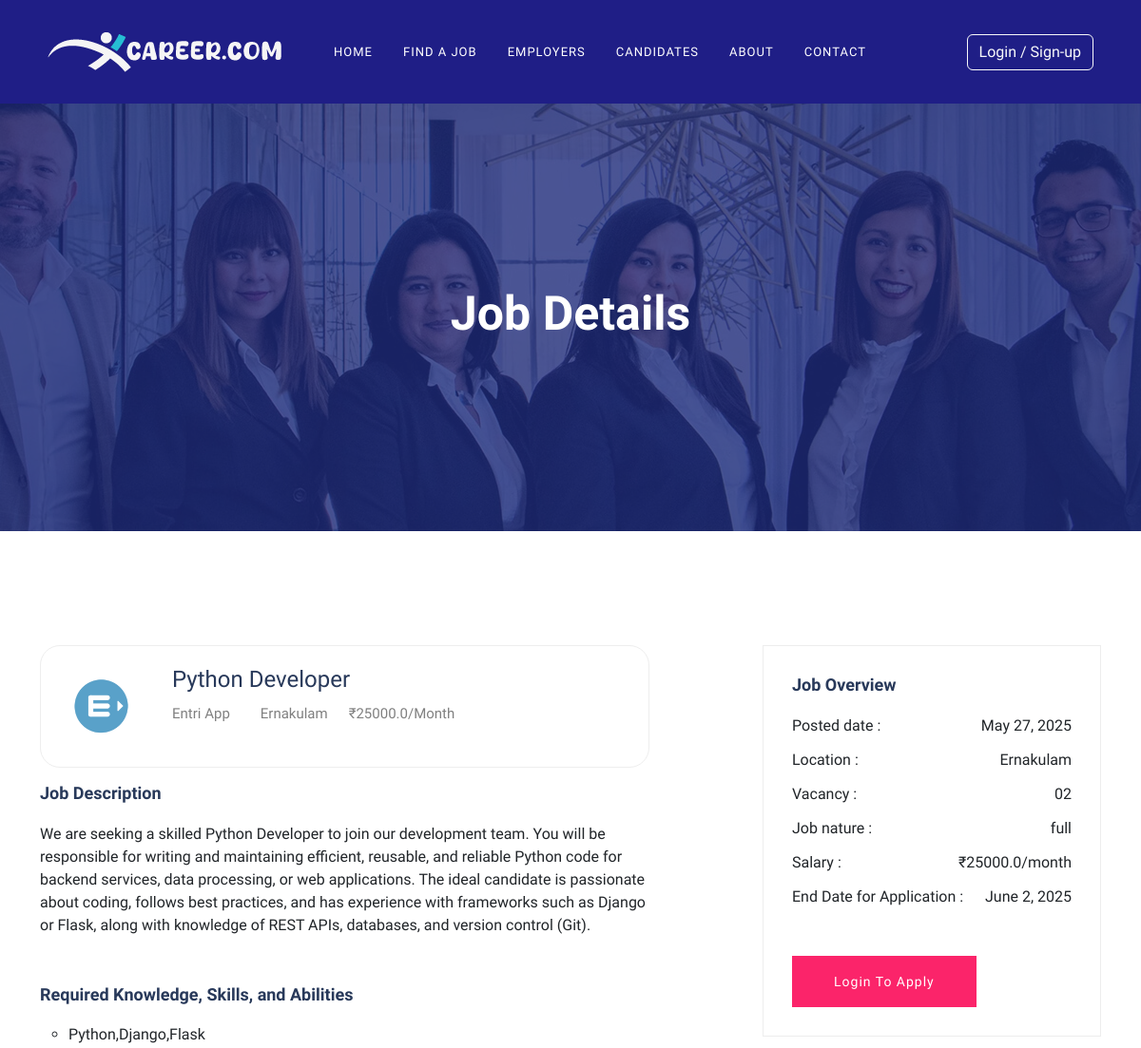
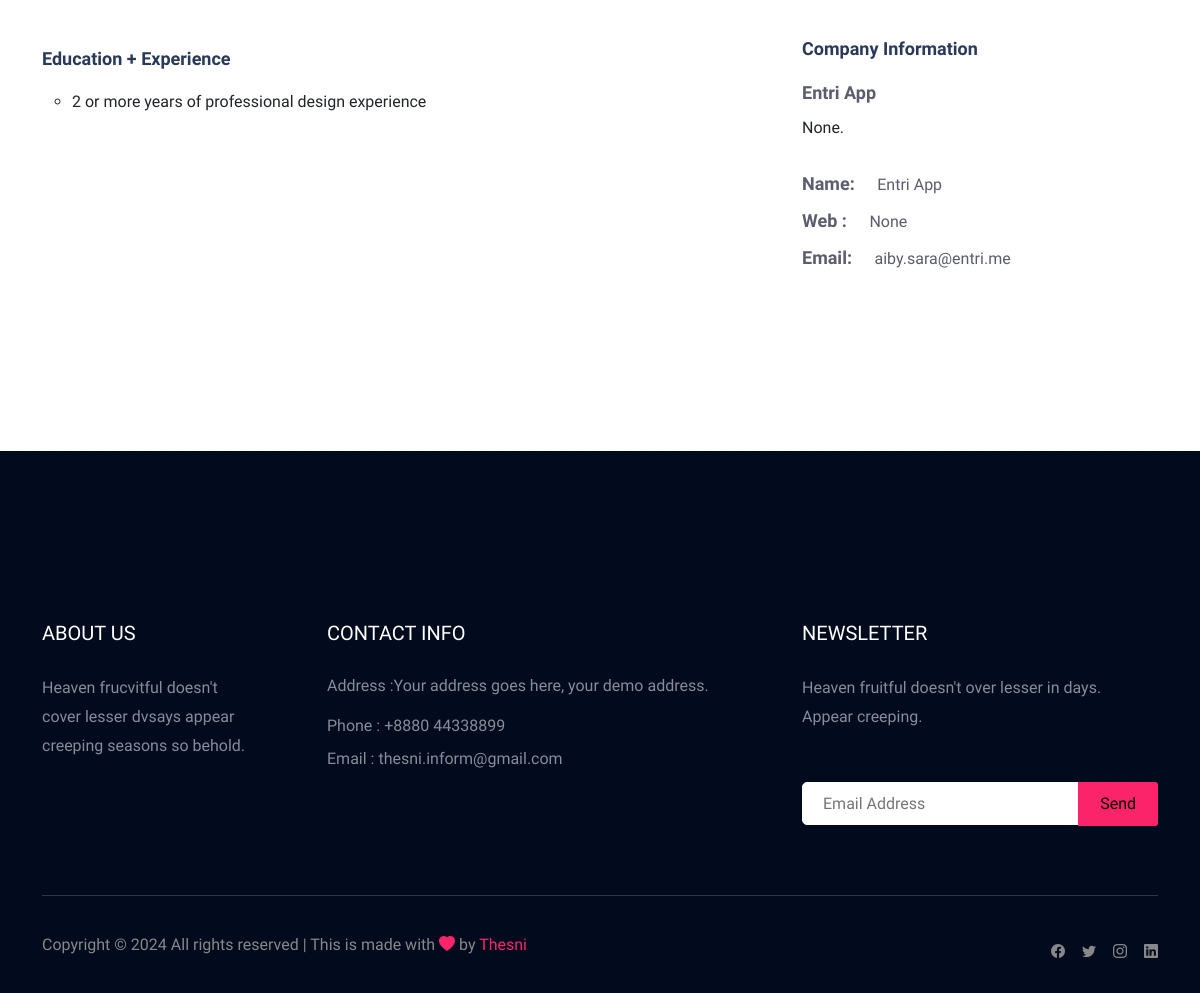
Screenshot of /job_details/9/ with the database file from the repository (2 pictures, top to bottom).
### user/models.py (models this page shows, shortened)
class Job(models.Model):
    company = models.ForeignKey(Company, on_delete=models.CASCADE)
    start_date = models.DateField()
    end_date = models.DateField()
    title = models.CharField(max_length=200)
    salary = models.FloatField()
    image = models.ImageField(upload_to="jobs/", null=True, blank=True)
    description = models.TextField(max_length=400)
    experience = models.CharField(max_length=100)
    location = models.CharField(max_length=100)
    skills = models.CharField(max_length=200)
    creation_date = models.DateField()
    featured = models.BooleanField(default=False)
    FULL_TIME = 'full'
    PART_TIME = 'part'
    BOTH = 'both'
    JOB_TYPE_CHOICES = [
        (FULL_TIME, 'Full Time'),
        (PART_TIME, 'Part Time'),
        (BOTH, 'Both (Full-Time and Part-Time)'),
    ]
    OFFICE = 'office'
    HOME = 'home'
    FIELD = 'field'
    WORK_LOCATION_CHOICES = [
        (OFFICE, 'Work from office'),
        (HOME, 'Work from home'),
        (FIELD, 'Field job'),
    ]
    title = models.CharField(max_length=255)
    job_type = models.CharField(max_length=10, choices=JOB_TYPE_CHOICES, default=FULL_TIME)
    work_location = models.CharField(max_length=10, choices=WORK_LOCATION_CHOICES, default=OFFICE)

class Company(models.Model):
    user = models.OneToOneField(User, on_delete=models.CASCADE)
    phone = models.CharField(max_length=10)
    image = models.ImageField(upload_to="companies/", null=True, blank=True)
    type = models.CharField(max_length=15)
    status = models.CharField(max_length=20)
    description = models.TextField(null=True, blank=True)
    company_name = models.CharField(max_length=100)
    website = models.TextField(null=True, blank=True)

### user/views.py (the view)
# urls.py: path('job_details/<int:myid>/', views.job_details, name= 'job_details'),
def job_details(request, myid):
    job = Job.objects.get(id=myid)
    return render(request,"job_details.html", {'job':job})

### user/context_processors.py (called while the page is built, shortened)
def user_role(request):
    user = request.user
    return {'is_applicant': False, 'is_company': False}

### templates/job_details.html (shortened to what this page needs)
{% extends 'base.html' %}
{% block content %}
{% load static %}
<div class="slider-area ">
    <div class="single-slider section-overly slider-height2 d-flex align-items-center"
        data-background="/static/img/about.jpg" style="background-image: url(&quot;/static/img/about.jpg&quot;);">
        <div class="container">
            <div class="row">
                <div class="col-xl-12">
                    <div class="hero-cap text-center">
                        <h2>job details</h2>
                    </div>
                </div>
            </div>
        </div>
    </div>
</div>
<div class="job-post-company pt-120 pb-120">
    <div class="container">
        <div class="row justify-content-between">
            <div class="col-xl-7 col-lg-8">
                <div class="single-job-items mb-50">
                    <div class="job-items">
                        <div class="company-img company-img-details">
                            <a href="#">
                                {% if job.image %}
                                <img src="{{job.image.url}}" alt="">
                                {% else %}
                               <img src="/static/img/user.png" alt="Image" >
                                {% endif %}
                            </a>
                        </div>
                        <div class="job-tittle">
                            <a href="#">
                                <h4>{{job.title}}</h4>
                            </a>
                            <ul>
                                <li>{{job.company.company_name}}</li>
                                <li>{{job.location}}</li>
                                <li>₹{{job.salary}}/month</li>
                            </ul>
                        </div>
                    </div>
                </div>
                <div class="job-post-details">
                    <div class="post-details1 mb-50">
                        <div class="small-section-tittle">
                            <h4>Job Description</h4>
                        </div>
                        <p>{{job.description}}</p>
                    </div>
                    <div class="post-details2  mb-50">
                        <div class="small-section-tittle">
                            <h4>Required Knowledge, Skills, and Abilities</h4>
                        </div>
                        <ul>
                            <li>{{job.skills}}</li>
                        </ul>
                    </div>
                    <div class="post-details2  mb-50">
                        <div class="small-section-tittle">
                            <h4>Education + Experience</h4>
                        </div>
                        <ul>
                            <li>{{job.experience}}  or more years of professional design experience</li>
                        </ul>
                    </div>
                </div>
            </div>
            <div class="col-xl-4 col-lg-4">
                <div class="post-details3  mb-50">
                    <div class="small-section-tittle">
                        <h4>Job Overview</h4>
                    </div>
                    <ul>
                        <li>Posted date : <span>{{job.start_date}}</span></li>
                        <li>Location : <span>{{job.location}}</span></li>
                        <li>Vacancy : <span>02</span></li>
                        <li>Job nature : <span>{{job.job_type}}</span></li>
                        <li>Salary : <span>₹{{job.salary}}/month</span></li>
                        <li>End Date for Application : <span>{{job.end_date}}</span></li>
                    </ul>
                    <div class="apply-btn2">
                        {% if user.is_authenticated %}
                        {% if is_applicant %}
                            <a href="/job_apply/{{job.id}}/" class="btn  post-btn">Apply Now</a>
                        {% else %}
                        <a href="#" class="btn post-btn" disabled>Companies Cannot Apply</a>
                        {% endif %}
                    {% else %}
                        <a href="{% url 'login' %}" class="btn post-btn">Login to Apply</a>
                    {% endif %}
                    </div>
                </div>
                <div class="post-details4  mb-50">
                    <div class="small-section-tittle">
                        <h4>Company Information</h4>
                    </div>
                    <span>{{job.company.company_name}}</span>
                    <p>{{job.company.description}}.</p>
                    <ul>
                        <li>Name: <span>{{job.company.company_name}} </span></li>
                        <li>Web : <span> {{job.company.website}}</span></li>
                        <li>Email: <span>{{job.company.user.email}}</span></li>
                    </ul>
                </div>
            </div>
        </div>
    </div>
</div>
{% endblock %}

### static/css/style.css (style rules this page uses)
body { font-family: "Muli", sans-serif; margin: 0; padding: 0; }
p { font-family: "Muli", sans-serif; font-size: 16px; font-weight: normal; }
a { text-decoration: none; }
.section-overly { position: relative; z-index: 0 }
.section-overly::before { position: absolute; content: ""; background-color: rgba(31,43,123,0.8); width: 100%; height: 100%; left: 0; top: 0; bottom: 0; right: 0; z-index: -1; background-repeat: no-repeat }
.single-job-items { padding: 36px 30px; display: flex; justify-content: space-between; flex-wrap: wrap; -webkit-transition: .4s; -moz-transition: .4s; -o-transition: .4s; transition: .4s }
.single-job-items .company-img img { overflow: hidden; float: left; margin-right: 32px; width: 85px; height: 85px; object-fit: cover; z-index: 999 }
.single-job-items .job-tittle a h4 { color: #28395a; text-transform: capitalize; font-size: 24px; -webkit-transition: .4s; -moz-transition: .4s; -o-transition: .4s; transition: .4s }
.single-job-items .job-tittle ul li { display: inline-block; margin-right: 48px; text-transform: capitalize; font-size: 15px; color: #808080; line-height: 1.8 }
.single-job-items .job-tittle ul { padding-left: 0rem; }
.single-job-items .job-tittle ul li { margin-right:18px }
.single-job-items .job-tittle ul li:last-child { margin-right: 0px }
.single-job-items .job-items { display: flex; flex-wrap: wrap }
.slider-height2 { min-height: 450px; background-repeat: no-repeat; background-position: center center; background-size: cover; }
.section-overly { position: relative; z-index: 0; }
.slider-area .hero-cap h2 { color: #fff; font-size: 50px; font-weight: 700; text-transform: capitalize; }
.pb-120 { padding-bottom: 120px; }
.pt-120 { padding-top: 120px; }
.mb-50 { margin-bottom: 50px; }
.small-section-tittle h4 { color: #28395a; font-size: 18px; font-weight: 600; line-height: 1.2; margin-bottom: 20px }
.post-btn { border-radius: 5px; padding: 30px 55px }
.post-btn { background: #fb246a; text-transform: capitalize; color: #fff; cursor: pointer; display: inline-block; font-size: 14px; font-weight: 500; letter-spacing: 1px; line-height: 0; margin-bottom: 0; padding: 27px 44px; border-radius: 0px; margin: 10px; cursor: pointer; transition: color 0.4s linear; position: relative; z-index: 1; border: 0; overflow: hidden; margin: 0 }
.post-btn::before { content: ""; position: absolute; left: 0; top: 0; width: 101%; height: 101%; background: #da2461; z-index: 1; border-radius: 5px; transition: transform 0.5s; transition-timing-function: ease; transform-origin: 0 0; transition-timing-function: cubic-bezier(0.5, 1.6, 0.4, 0.7); transform: scaleX(0); border-radius: 0 }
ul { margin: 0px; padding: 0px; }
li { list-style: none; }
.single-job-items { padding: 21px; display: flex; justify-content: space-between; flex-wrap: wrap; -webkit-transition: .4s; -moz-transition: .4s; -o-transition: .4s; border: 1px solid #eee; transition: .4s; margin-bottom: 16px; border-radius: 21px; }
.post-details2 ul { padding-left: 30px }
.post-details2 ul li { list-style-type: circle }
.post-details3 { padding: 30px 30px 30px 30px; border: 1px solid #ededed; }
.post-details3 ul li { display: flex; justify-content: space-between; margin-bottom: 12px }
.post-details3 ul li:last-child { margin-bottom: 50px }
.post-details4 span { color: #5b5c6e; font-weight: 700; margin-bottom: 10px; display: block; font-size: 18px }
.post-details4 p { margin-bottom: 30px; display: block }
.post-details4 ul li { color: #5b5c6e; font-weight: 700; font-size: 18px; display: block }
.post-details4 ul li span { color: #5b5c6e; font-weight: 400; font-size: 16px; display: inline-block; padding-left: 18px }

### rows the page displays
Job: image (picture), title "Python Developer", company.company_name "Entri App", location "Ernakulam", salary "25000.0", description "We are seeking a skilled Python Developer to join our development team. You will be responsible for writing and maintaining efficient, reusable, and reliable Python code for backend services, data processing, or web applications. The ideal candidate is passionate about coding, follows best practices, and has experience with frameworks such as Django or Flask, along with knowledge of REST APIs, databases, and version control (Git).", skills "Python,Django,Flask", experience "2", start_date "May 27, 2025", job_type "full", end_date "June 2, 2025", company.description "None", company.website "None", company.user.email "aiby.sara@entri.me"
